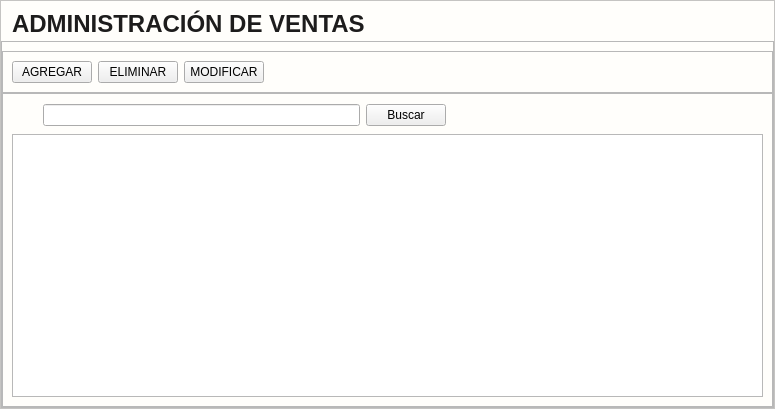
<?xml version="1.0" encoding="UTF-8"?>
<ui version="4.0">
 <class>Control_Ventas</class>
 <widget class="QWidget" name="Control_Ventas">
  <property name="geometry">
   <rect>
    <x>0</x>
    <y>0</y>
    <width>775</width>
    <height>409</height>
   </rect>
  </property>
  <property name="windowTitle">
   <string>Form</string>
  </property>
  <property name="styleSheet">
   <string notr="true">#Control_Ventas{
background: #fffefb;
}
#contenedor{
background: #fffefb;
}
#etiquetaTitulo_ventas{
color:#1d1c1c;
background-color: #fffefb;
font-size: 24px;
font-weight: bold;
padding-left: 5px;
text-transform: uppercase;
font-family: &quot;Arial&quot;;
padding-top: 5px;
}
[objectName*=&quot;btn_btn_&quot;]{
height: 25px;
border:none;
border-radius:5px;
color:#fffefb;
background:#023375;
font-size:14px;
font-family:Arial;
font-weight:bold;
padding-left: 5px;
padding-right:5px;
}
[objectName*=&quot;btn_btn_&quot;]:hover{
background:#2196F3;
}
#btn_btn_agregar:hover{
background:#68a67d;
}
#btn_btn_eliminar:hover{
background:#EE1D52;
}
#etiqueta_buscar{
image: url(:/iconosAzules/Icons/iconos/Azul/buscar_filas_azul.svg);
min-width:25px;
min-height:25px;
}
[objectName*=&quot;txt_&quot;]{
font-size: 14px;
font-family:Arial;
color:#1d1c1c;
background: #F5F5F5;
border:none;
border-bottom:1px solid #1d1c1c;
border-radius: 5px;
}
[objectName*=&quot;txt_&quot;]:focus{
border-bottom:2px solid #023375;
}

/*TABLA*/

[objectName*=&quot;tabla_&quot;] {
    font-family: Arial;
    font-size: 14px;
}

/* Barra vertical */
[objectName*=&quot;tabla_&quot;] QScrollBar:vertical {
    border: 1px solid gray;
    background: #023375;
    width: 12px;  /* Fijamos el tamaño de la barra vertical */
    border-radius: 4px;
    margin: 22px 0 22px 0;
}

/* Manejador de la barra vertical */
[objectName*=&quot;tabla_&quot;] QScrollBar::handle:vertical {
    background: #023375;
    min-height: 20px;  /* Altura mínima del manejador */
    border-radius: 4px;
}

/* Elementos de la flecha de la barra vertical */
[objectName*=&quot;tabla_&quot;] QScrollBar::add-line:vertical,
[objectName*=&quot;tabla_&quot;] QScrollBar::sub-line:vertical {
    background-color: none;
}

/* Barra horizontal */
[objectName*=&quot;tabla_&quot;] QScrollBar:horizontal {
    background: #023375;
    height: 12px;  /* Fijamos el tamaño de la barra horizontal */
    border-radius: 4px;
}

/* Manejador de la barra horizontal */
[objectName*=&quot;tabla_&quot;] QScrollBar::handle:horizontal {
    background: #023375;
    height: 12px;  /* Altura del manejador horizontal */
    border-radius: 4px;
}

/* Encabezados de la tabla */
[objectName*=&quot;tabla_&quot;] QHeaderView::section {
    background-color: #023375;
    color: white;
    font-family: &quot;Arial&quot;;
    font-size: 16px;
    padding: 5px;
    border: 1px solid gray;
}

/* Encabezado horizontal */
[objectName*=&quot;tabla_&quot;] QHeaderView::horizontal {
    background-color: #023375;
    color: white;
}

/* Encabezado vertical */
[objectName*=&quot;tabla_&quot;] QHeaderView::vertical {
    background-color: #023375;
    color: white;
}</string>
  </property>
  <layout class="QGridLayout" name="gridLayout">
   <property name="leftMargin">
    <number>0</number>
   </property>
   <property name="topMargin">
    <number>0</number>
   </property>
   <property name="rightMargin">
    <number>0</number>
   </property>
   <property name="bottomMargin">
    <number>0</number>
   </property>
   <property name="spacing">
    <number>0</number>
   </property>
   <item row="0" column="0">
    <widget class="QFrame" name="contenedor">
     <property name="frameShape">
      <enum>QFrame::StyledPanel</enum>
     </property>
     <property name="frameShadow">
      <enum>QFrame::Raised</enum>
     </property>
     <layout class="QGridLayout" name="gridLayout_2">
      <property name="leftMargin">
       <number>0</number>
      </property>
      <property name="topMargin">
       <number>0</number>
      </property>
      <property name="rightMargin">
       <number>0</number>
      </property>
      <property name="bottomMargin">
       <number>0</number>
      </property>
      <property name="spacing">
       <number>0</number>
      </property>
      <item row="0" column="0">
       <widget class="QLabel" name="etiquetaTitulo_ventas">
        <property name="minimumSize">
         <size>
          <width>0</width>
          <height>40</height>
         </size>
        </property>
        <property name="maximumSize">
         <size>
          <width>16777215</width>
          <height>40</height>
         </size>
        </property>
        <property name="text">
         <string>ADMINISTRACIÓN DE VENTAS</string>
        </property>
       </widget>
      </item>
      <item row="1" column="0">
       <widget class="QFrame" name="frame_2">
        <property name="frameShape">
         <enum>QFrame::StyledPanel</enum>
        </property>
        <property name="frameShadow">
         <enum>QFrame::Raised</enum>
        </property>
        <layout class="QGridLayout" name="gridLayout_5">
         <property name="leftMargin">
          <number>0</number>
         </property>
         <property name="rightMargin">
          <number>0</number>
         </property>
         <property name="bottomMargin">
          <number>0</number>
         </property>
         <property name="spacing">
          <number>0</number>
         </property>
         <item row="0" column="0">
          <widget class="QFrame" name="contenedor_controles">
           <property name="frameShape">
            <enum>QFrame::StyledPanel</enum>
           </property>
           <property name="frameShadow">
            <enum>QFrame::Raised</enum>
           </property>
           <layout class="QGridLayout" name="gridLayout_3">
            <item row="0" column="0">
             <layout class="QHBoxLayout" name="horizontalLayout">
              <item>
               <widget class="QPushButton" name="btn_btn_agregar">
                <property name="text">
                 <string>AGREGAR</string>
                </property>
                <property name="icon">
                 <iconset resource="../../Source/iconosSVG.qrc">
                  <normaloff>:/iconosBlancos/Icons/iconos/Blanco/agregar_blanco.svg</normaloff>:/iconosBlancos/Icons/iconos/Blanco/agregar_blanco.svg</iconset>
                </property>
                <property name="iconSize">
                 <size>
                  <width>24</width>
                  <height>24</height>
                 </size>
                </property>
               </widget>
              </item>
              <item>
               <widget class="QPushButton" name="btn_btn_eliminar">
                <property name="text">
                 <string>ELIMINAR</string>
                </property>
                <property name="icon">
                 <iconset resource="../../Source/iconosSVG.qrc">
                  <normaloff>:/iconosBlancos/Icons/iconos/Blanco/eliminar_blanco.svg</normaloff>:/iconosBlancos/Icons/iconos/Blanco/eliminar_blanco.svg</iconset>
                </property>
                <property name="iconSize">
                 <size>
                  <width>24</width>
                  <height>24</height>
                 </size>
                </property>
               </widget>
              </item>
              <item>
               <widget class="QPushButton" name="btn_btn_modificar">
                <property name="text">
                 <string>MODIFICAR</string>
                </property>
                <property name="icon">
                 <iconset resource="../../Source/iconosSVG.qrc">
                  <normaloff>:/iconosBlancos/Icons/iconos/Blanco/editar_blanco.svg</normaloff>:/iconosBlancos/Icons/iconos/Blanco/editar_blanco.svg</iconset>
                </property>
                <property name="iconSize">
                 <size>
                  <width>24</width>
                  <height>24</height>
                 </size>
                </property>
               </widget>
              </item>
             </layout>
            </item>
            <item row="0" column="1">
             <spacer name="horizontalSpacer_2">
              <property name="orientation">
               <enum>Qt::Horizontal</enum>
              </property>
              <property name="sizeHint" stdset="0">
               <size>
                <width>40</width>
                <height>20</height>
               </size>
              </property>
             </spacer>
            </item>
           </layout>
          </widget>
         </item>
         <item row="1" column="0">
          <widget class="QFrame" name="contenedor_tabla">
           <property name="frameShape">
            <enum>QFrame::StyledPanel</enum>
           </property>
           <property name="frameShadow">
            <enum>QFrame::Raised</enum>
           </property>
           <layout class="QGridLayout" name="gridLayout_4">
            <item row="0" column="0">
             <layout class="QHBoxLayout" name="horizontalLayout_2">
              <item>
               <widget class="QLabel" name="etiqueta_buscar">
                <property name="text">
                 <string/>
                </property>
               </widget>
              </item>
              <item>
               <widget class="QLineEdit" name="txt_buscar"/>
              </item>
              <item>
               <widget class="QPushButton" name="btn_btn_buscar">
                <property name="text">
                 <string>Buscar</string>
                </property>
               </widget>
              </item>
              <item>
               <spacer name="horizontalSpacer">
                <property name="orientation">
                 <enum>Qt::Horizontal</enum>
                </property>
                <property name="sizeHint" stdset="0">
                 <size>
                  <width>40</width>
                  <height>20</height>
                 </size>
                </property>
               </spacer>
              </item>
             </layout>
            </item>
            <item row="1" column="0">
             <widget class="QTableView" name="tabla_ventas"/>
            </item>
           </layout>
          </widget>
         </item>
        </layout>
       </widget>
      </item>
     </layout>
    </widget>
   </item>
  </layout>
 </widget>
 <resources>
  <include location="../../Source/ibootstrap.qrc"/>
  <include location="../../Source/iconosSVG.qrc"/>
 </resources>
 <connections/>
</ui>
